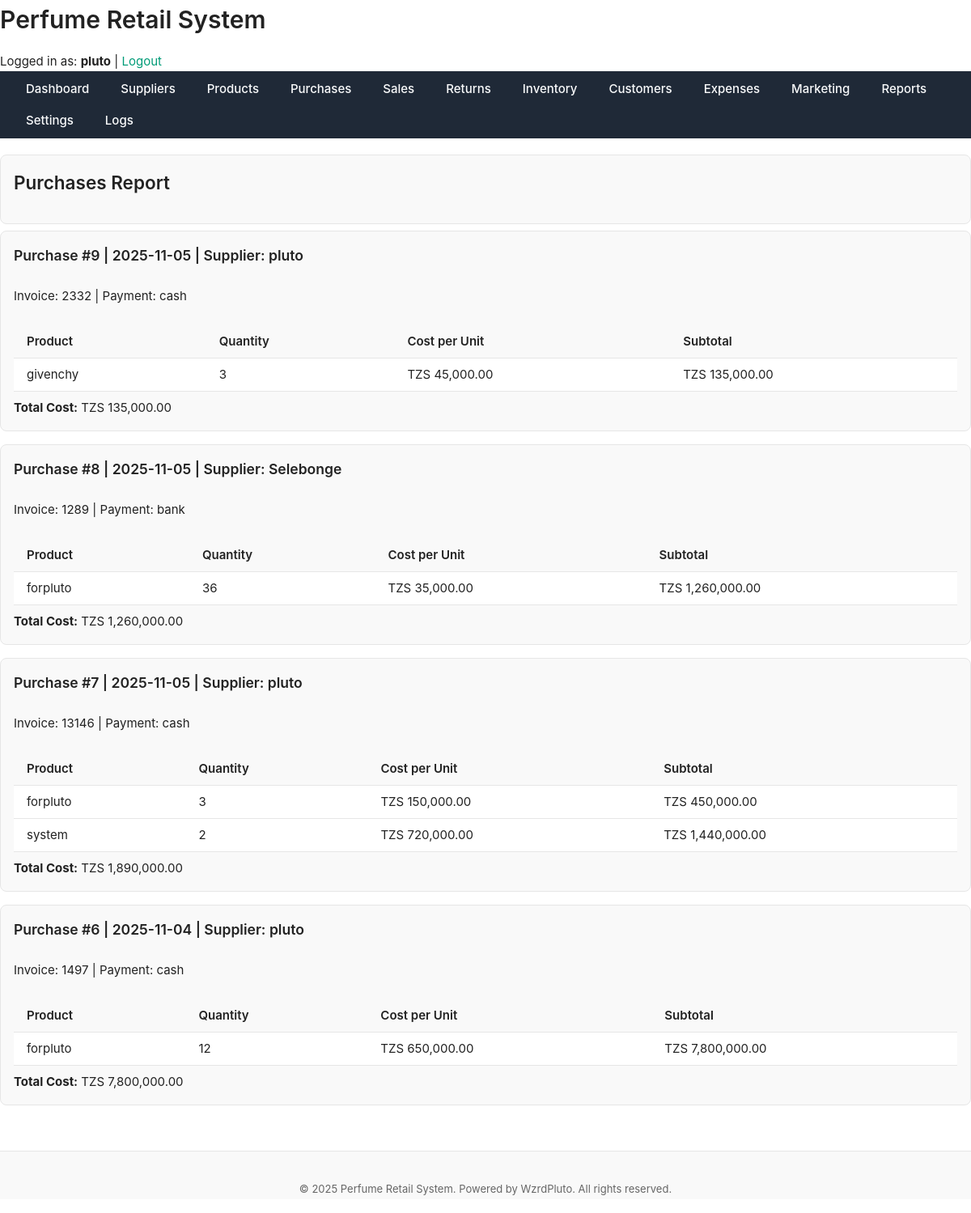
The page /public/reports/purchases_report.php (signed in) on the database its author committed.
### tables this page shows
CREATE TABLE `purchases` (
  `purchase_id` int(11) NOT NULL,
  `supplier_id` int(11) NOT NULL,
  `invoice_number` varchar(50) DEFAULT NULL,
  `total_cost` decimal(12,2) DEFAULT NULL,
  `purchase_date` date DEFAULT NULL,
  `payment_method` enum('cash','bank','credit') DEFAULT NULL,
  `created_at` datetime DEFAULT current_timestamp()
);

CREATE TABLE `suppliers` (
  `supplier_id` int(11) NOT NULL,
  `name` varchar(150) NOT NULL,
  `contact_person` varchar(100) DEFAULT NULL,
  `phone` varchar(50) DEFAULT NULL,
  `email` varchar(100) DEFAULT NULL,
  `address` text DEFAULT NULL,
  `reliability_score` decimal(4,2) DEFAULT 0.00,
  `created_at` datetime DEFAULT current_timestamp()
);

CREATE TABLE `products` (
  `product_id` int(11) NOT NULL,
  `name` varchar(150) NOT NULL,
  `brand` varchar(100) DEFAULT NULL,
  `category` varchar(100) DEFAULT NULL,
  `size_ml` decimal(6,2) DEFAULT NULL,
  `cost_price` decimal(10,2) NOT NULL,
  `retail_price` decimal(10,2) NOT NULL,
  `supplier_id` int(11) DEFAULT NULL,
  `status` enum('active','discontinued') DEFAULT 'active',
  `created_at` datetime DEFAULT current_timestamp(),
  `description` text NOT NULL
);

CREATE TABLE `purchase_items` (
  `id` int(11) NOT NULL,
  `purchase_id` int(11) NOT NULL,
  `product_id` int(11) NOT NULL,
  `quantity` int(11) NOT NULL,
  `cost_per_unit` decimal(10,2) NOT NULL
);

### public/reports/purchases_report.php (the view, shortened to what this page needs)
<?php
require_once '../../includes/functions.php';
include '../../includes/header.php';
try {
    $stmt = $pdo->query("
        SELECT p.purchase_id, p.purchase_date, s.name AS supplier_name, p.invoice_number, p.total_cost, p.payment_method,
               pi.product_id, pr.name AS product_name, pi.quantity, pi.cost_per_unit, (pi.quantity * pi.cost_per_unit) AS subtotal
        FROM purchases p
        JOIN suppliers s ON p.supplier_id = s.supplier_id
        JOIN purchase_items pi ON p.purchase_id = pi.purchase_id
        JOIN products pr ON pi.product_id = pr.product_id
        ORDER BY p.purchase_date DESC, p.purchase_id DESC
    ");
    $purchases = $stmt->fetchAll();
} catch (PDOException $e) {
    die("Failed to fetch purchases report: " . htmlspecialchars($e->getMessage()));
}
$purchases_grouped = [];
foreach ($purchases as $row) {
    $purchase_id = $row['purchase_id'];
    if (!isset($purchases_grouped[$purchase_id])) {
        $purchases_grouped[$purchase_id] = [
            'purchase_date' => $row['purchase_date'],
            'supplier_name' => $row['supplier_name'],
            'invoice_number' => $row['invoice_number'] ?? '-',
            'total_cost' => $row['total_cost'],
            'payment_method' => $row['payment_method'],
            'items' => []
        ];
    }
    $purchases_grouped[$purchase_id]['items'][] = $row;
}
?>
<main class="main-content">
    <div class="card mb-sm">
        <h2>Purchases Report</h2>
    </div>
    <?php foreach ($purchases_grouped as $purchase_id => $purchase): ?>
    <div class="card mb-md">
        <h3>Purchase #<?= $purchase_id ?> | <?= htmlspecialchars($purchase['purchase_date']) ?> | Supplier: <?= htmlspecialchars($purchase['supplier_name']) ?></h3>
        <p>Invoice: <?= htmlspecialchars($purchase['invoice_number']) ?> | Payment: <?= htmlspecialchars($purchase['payment_method']) ?></p>
        <table class="table table-bordered">
            <thead>
                <tr>
                    <th>Product</th>
                    <th>Quantity</th>
                    <th>Cost per Unit</th>
                    <th>Subtotal</th>
                </tr>
            </thead>
            <tbody>
                <?php foreach ($purchase['items'] as $item): ?>
                <tr>
                    <td><?= htmlspecialchars($item['product_name']) ?></td>
                    <td><?= (int)$item['quantity'] ?></td>
                    <td><?= CURRENCY ?> <?= number_format($item['cost_per_unit'], 2) ?></td>
                    <td><?= CURRENCY ?> <?= number_format($item['subtotal'], 2) ?></td>
                </tr>
                <?php endforeach; ?>
            </tbody>
        </table>
        <p><strong>Total Cost:</strong> <?= CURRENCY ?> <?= number_format($purchase['total_cost'], 2) ?></p>
    </div>
    <?php endforeach; ?>
</main>
<?php include '../../includes/footer.php'; ?>

### assets/css/layout.css (style rules this page uses)
body { display: flex; min-height: 100vh; flex-direction: column; }
table { width: 100%; border-collapse: collapse; }
th, td { padding: var(--space-sm) var(--space-md); text-align: left; border-bottom: 1px solid var(--color-border); }
th { font-weight: 600; background-color: var(--color-surface); }
.mb-md { margin-bottom: var(--space-md); }

### assets/css/theme.css (style rules this page uses)
:root { --color-bg: #ffffff; --color-surface: #f9f9f9; --color-border: #e6e6e6; --color-text: #222222; --color-text-muted: #666666; --color-primary: #009b77; --color-primary-hover: #008165; --color-danger: #d62828; --color-success: #2d6a4f; --color-warning: #e9c46a; --shadow-light: 0 2px 8px rgba(0, 0, 0, 0.05); --radius-sm: 4px; --radius-md: 8px; --radius-lg: 16px; --font-main: "Inter", "Segoe UI", "Roboto", sans-serif; --font-size-base: 15px; --font-size-sm: 13px; --font-size-lg: 18px; --line-height-base: 1.6; --space-xs: 4px; --space-sm: 8px; --space-md: 16px; --space-lg: 24px; --space-xl: 40px; --transition-fast: 0.15s ease-in-out; --transition-base: 0.25s ease; }
*, *::before, *::after { box-sizing: border-box; margin: 0; padding: 0; }
html, body { font-family: var(--font-main); font-size: var(--font-size-base); line-height: var(--line-height-base); background-color: var(--color-bg); color: var(--color-text); height: 100%; min-height: 100vh; }
h1, h2, h3, h4, h5 { color: var(--color-text); margin-bottom: var(--space-md); font-weight: 600; }
.card { background: var(--color-surface); border: 1px solid var(--color-border); border-radius: var(--radius-md); box-shadow: var(--shadow-light); padding: var(--space-lg); margin-bottom: var(--space-lg); }
table { width: 100%; border-collapse: collapse; margin-top: var(--space-md); }
th, td { text-align: left; padding: var(--space-sm) var(--space-md); border-bottom: 1px solid var(--color-border); }
th { background: var(--color-surface); font-weight: 600; }
.mb-md { margin-bottom: var(--space-md); }

### assets/css/components.css (style rules this page uses)
.card { background-color: var(--color-surface); border: 1px solid var(--color-border); border-radius: var(--radius-md); padding: var(--space-md); box-shadow: var(--shadow-sm); display: flex; flex-direction: column; gap: var(--space-sm); transition: box-shadow var(--transition-base); }
.table { width: 100%; border-collapse: collapse; background-color: var(--color-bg); }
.table th, .table td { padding: var(--space-sm) var(--space-md); text-align: left; border-bottom: 1px solid var(--color-border); }
.table th { background-color: var(--color-surface); font-weight: 600; }
.mb-sm { margin-bottom: var(--space-sm); }

### rows shown on the page
purchases: purchase_id "9", purchase_date "2025-11-05", supplier.name "pluto", invoice_number "2332", payment_method "cash", products.name "givenchy", purchase_items.quantity "3", purchase_items.cost_per_unit "45,000.00", subtotal "135,000.00", total_cost "135,000.00"
purchases: purchase_id "8", purchase_date "2025-11-05", supplier.name "Selebonge", invoice_number "1289", payment_method "bank", products.name "forpluto", purchase_items.quantity "36", purchase_items.cost_per_unit "35,000.00", subtotal "1,260,000.00", total_cost "1,260,000.00"
purchases: products.name "forpluto", purchase_items.quantity "3", purchase_items.cost_per_unit "150,000.00", subtotal "450,000.00", products.name "system", purchase_items.quantity "2", purchase_items.cost_per_unit "720,000.00", subtotal "1,440,000.00"
purchases: purchase_id "6", purchase_date "2025-11-04", supplier.name "pluto", invoice_number "1497", payment_method "cash", products.name "forpluto", purchase_items.quantity "12", purchase_items.cost_per_unit "650,000.00", subtotal "7,800,000.00", total_cost "7,800,000.00"

### other values the page prints
SITE_NAME "Perfume Retail System"
$_SESSION['username'] "pluto"
$purchase_id "7"
$purchase['purchase_date'] "2025-11-05"
$purchase['supplier_name'] "pluto"
$purchase['invoice_number'] "13146"
$purchase['payment_method'] "cash"
$purchase['total_cost'] "1,890,000.00"
